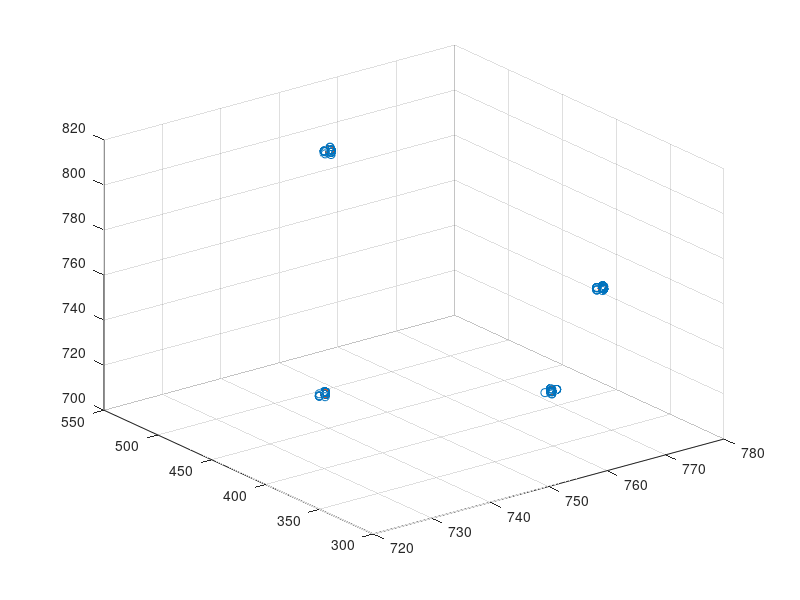

The MATLAB source for this figure:
%% Clustering on sensor data
% Read in data
clear all
close all

FID = fopen('analyzeColorSense.txt');
DATA = textscan(FID, '%s\t%d\t%d\t%d');
fclose(FID);

DATA = double([DATA{1,2}, DATA{1,3}, DATA{1,4}]); % ignore label

opts = statset('Display','final');
[idx,ctrs] = kmeans(DATA,4, 'replicates',5,'Options',opts);

% plot   
X = DATA(:,1);
Y = DATA(:,2);
Z = DATA(:,3);
scatter3(X,Y,Z,'r.');
hold on
X = ctrs(:,1);
Y = ctrs(:,2);
Z = ctrs(:,3);
scatter3(X,Y,Z,'kx');

disp(ctrs);

%   749.9200  502.8300  804.7500
%   727.9500  388.0200  737.4700
%   768.9100  352.8800  763.3800
%   771.0300  411.5700  703.1000